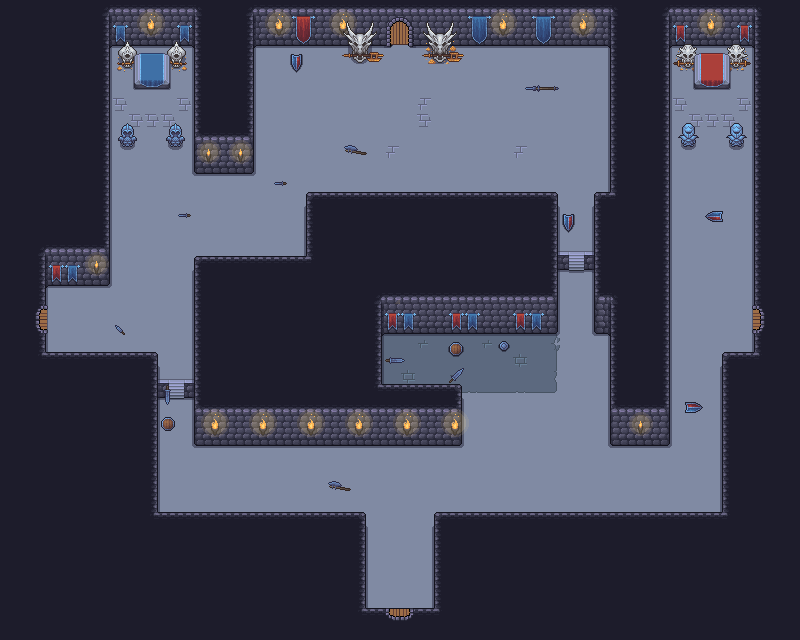

A 2D game scene composited from a Tiled map and its tileset images. What follows is a short description and the map's XML, with each tile layer's data collapsed to a summary:
An orthogonal 50x40 tile map with 16x16 px tiles, 8 tile layers (Fondo, Suelo, Suelo Decoracion 2, Suelo Decoracion, ...), 13 tilesets and 38 objects.

<map version="1.10" tiledversion="1.12.1" orientation="orthogonal" renderorder="right-down" width="50" height="40" tilewidth="16" tileheight="16" infinite="0" nextlayerid="14" nextobjectid="43">
 <tileset firstgid="1" source="../tilesets/Paredes2.tsx" />
 <tileset firstgid="494" source="../tilesets/puertas.tsx" />
 <tileset firstgid="498" source="../tilesets/player.tsx" />
 <tileset firstgid="499" source="../tilesets/Fuegos.tsx" />
 <tileset firstgid="697" source="../tilesets/Other_objects.tsx" />
 <tileset firstgid="881" source="../tilesets/pedestals.tsx" />
 <tileset firstgid="1251" source="../tilesets/azeris.tsx" />
 <tileset firstgid="1252" source="../tilesets/corazon.tsx" />
 <tileset firstgid="1253" source="../tilesets/amongus.tsx" />
 <tileset firstgid="1254" source="../tilesets/goomba.tsx" />
 <tileset firstgid="1255" source="../tilesets/skeleton.tsx" />
 <tileset firstgid="1257" source="../tilesets/Suelo.tsx" />
 <tileset firstgid="1377" source="../tilesets/supplies_objects.tsx" />
 <group id="2" name="Room">
  <layer id="1" name="Fondo" width="50" height="40">
   <data>[2000 cells, 2000 non-empty, 1 distinct tile ids]</data>
  </layer>
  <layer id="3" name="Suelo" width="50" height="40">
   <data>[2000 cells, 1702 non-empty, 3 distinct tile ids]</data>
  </layer>
  <layer id="13" name="Suelo Decoracion 2" width="50" height="40">
   <data>[2000 cells, 60 non-empty, 9 distinct tile ids]</data>
  </layer>
  <layer id="4" name="Suelo Decoracion" width="50" height="40">
   <data>[2000 cells, 25 non-empty, 10 distinct tile ids]</data>
  </layer>
  <layer id="6" name="Paredes" width="50" height="40">
   <data>[2000 cells, 1066 non-empty, 25 distinct tile ids]</data>
  </layer>
  <layer id="7" name="Decoracion 2" width="50" height="40">
   <data>[2000 cells, 157 non-empty, 29 distinct tile ids]</data>
  </layer>
  <layer id="8" name="Decoracion" width="50" height="40">
   <data>[2000 cells, 127 non-empty, 82 distinct tile ids]</data>
  </layer>
  <layer id="9" name="Puertas" width="50" height="40">
   <data>[2000 cells, 4 non-empty, 4 distinct tile ids]</data>
  </layer>
  <objectgroup id="10" name="Utils">
   <object id="7" gid="1251" x="702" y="68.5" width="21" height="21" />
   <object id="8" gid="1251" x="141.25" y="70.5" width="21" height="21" />
   <object id="9" gid="1252" x="701.667" y="138.333" width="18" height="18" />
   <object id="10" gid="1252" x="704.333" y="250.333" width="18" height="18" />
   <object id="12" gid="1252" x="141.667" y="139.667" width="18" height="18" />
   <object id="13" gid="1252" x="140.333" y="233" width="18" height="18" />
   <object id="14" gid="1252" x="281.667" y="145" width="18" height="18" />
   <object id="15" gid="1252" x="560.333" y="146.333" width="18" height="18" />
   <object id="16" gid="1252" x="421.667" y="367.667" width="18" height="18" />
   <object id="17" gid="1252" x="205.667" y="486.333" width="18" height="18" />
   <object id="18" gid="1252" x="676.333" y="490.333" width="18" height="18" />
   <object id="19" gid="1252" x="564" y="375" width="18" height="18" />
   <object id="21" gid="1252" x="429" y="145.5" width="18" height="18" />
  </objectgroup>
  <objectgroup id="11" name="Entities">
   <object id="22" gid="1253" x="413" y="368.333" width="30" height="30" />
   <object id="23" gid="1253" x="134.333" y="143" width="30" height="30" />
   <object id="24" gid="1253" x="689" y="143" width="30" height="30" />
   <object id="25" gid="1253" x="177" y="488.333" width="30" height="30" />
   <object id="26" gid="1253" x="673" y="501.667" width="30" height="30" />
   <object id="27" gid="1254" x="474.667" y="418.667" width="16" height="16" />
   <object id="28" gid="1254" x="577.333" y="420" width="16" height="16" />
   <object id="29" gid="1254" x="697.333" y="258.667" width="16" height="16" />
   <object id="30" gid="1254" x="130.667" y="242.667" width="16" height="16" />
   <object id="31" gid="1254" x="253.333" y="236" width="16" height="16" />
   <object id="32" gid="1254" x="292" y="96" width="16" height="16" />
   <object id="33" gid="1254" x="562.667" y="92" width="16" height="16" />
   <object id="34" gid="1254" x="262.667" y="489.333" width="16" height="16" />
   <object id="35" gid="1254" x="421.333" y="172" width="16" height="16" />
   <object id="36" gid="1255" x="689.333" y="196" width="32" height="32" />
   <object id="37" gid="1255" x="126.667" y="194.667" width="32" height="32" />
   <object id="38" gid="1255" x="293.333" y="168" width="32" height="32" />
   <object id="39" gid="1255" x="528" y="158.667" width="32" height="32" />
   <object id="40" gid="1255" x="518.667" y="377.333" width="32" height="32" />
   <object id="41" gid="1255" x="522.667" y="488" width="32" height="32" />
   <object id="42" gid="1255" x="156" y="329.333" width="32" height="32" />
  </objectgroup>
  <objectgroup id="12" name="Player">
   <object id="3" gid="498" x="362" y="113" width="64" height="64" />
   <object id="4" gid="498" x="692.667" y="351.333" width="64" height="64" />
   <object id="5" gid="498" x="46" y="348" width="64" height="64" />
   <object id="6" gid="498" x="361.333" y="604.667" width="64" height="64" />
  </objectgroup>
 </group>
</map>
